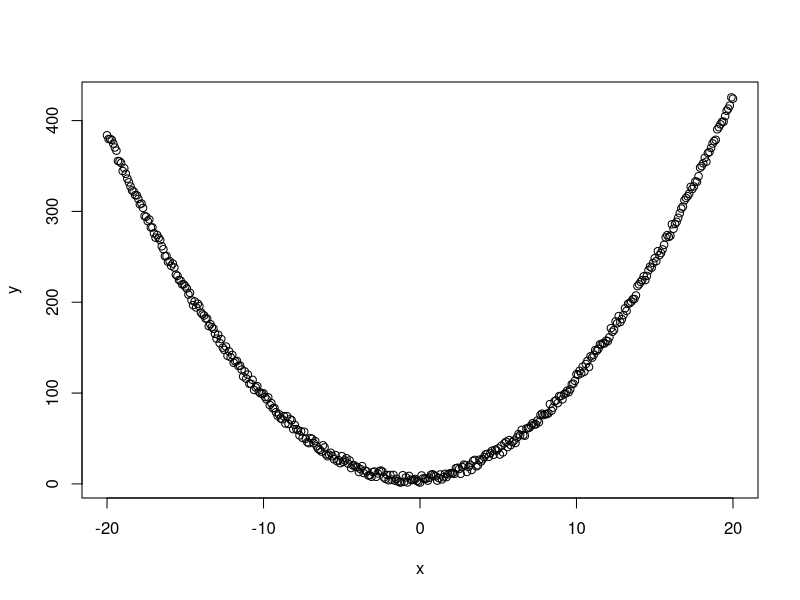

The R source for this figure: (Note: this script raises an error after producing the figure.)
rm(list=ls())
############Function Start#################################################
fit_2D<-function(func, dat, it, op_v){
  
  plot(dat[2,], dat[1,])
  
  
  #The sum of error squared##############################
  MSE_f<-function(func){
    #try(if(class(func)!='function'){stop('argument to MSE_f(f) has to be a function')}
      #  else{
          m<-(sum((func(op_v)-dat[1,])^2))
          return(m)  
       # })
  }
  ######################################################
  
  #Define the proportionality function##################
  l<-function(k){
    if(k==1){
      # l<-(q[2]-q[3])/(length(x))
      l<-1
    }
    else{
      l<-1
    }
    return(l)
  }
  ######################################################
  
  d<-'TRUE'     #bit set to false whenever solution does not converge within the given number of iterations
  
  
  for(k in 1:10){
    if(d=='FALSE'){
      print('solution did not converge')
      break
    }
    q<-vector(mode='numeric', length=4)
    t<-0.02
    va<-0
    q[1]<-MSE_f(func(op_v))
    #l<-1
    #it<-20000
    ####The optimization loop#######################################################
    for(j in 1:length(op_v)){
      if(d=='FALSE'){
        print('solution did not converge')
        break
      }
      for (i in 1:it) {
        if(i==it){
          print('Solution did not converge')
          d<-'FALSE'
          break
        }
        if(i==1) {
          op_v[j]<-op_v[j]+t
          q[2]<-MSE_f(func(op_v))
          op_v[j]<-op_v[j]-2*t
          q[3]<-MSE_f(func(op_v))
          op_v[j]<-op_v[j]+2*t
          if(q[1]>q[2] & q[1]>q[3]){
            if(abs(q[1]-q[3])>abs(q[1]-q[2])){
              va<- -1
            }
            else{va<-1
            }
          }
          else if(q[2]>q[1] & q[3]<q[1]){
            va<- -1
          }
          else if(q[2]<q[1] & q[3]>q[1]){
            va<- 1
          }
          else if(q[2]>q[1] & q[3]>q[1]){
            va<-0
          }
          else{
            va<-0
          }
        }
        else{
          if(va==0){
            print('Local minima reached')
            yres<-func(op_v)
            if(j==length(op_v) & k==5){
              lines(x,yres, col='red')
            }
            break
          }
          else if(va==1){
            q[2]<-MSE_f(func(op_v))
            op_v[j]<-op_v[j]+l(k)*t
            q[3]<-MSE_f(func(op_v))
            if(q[3]>q[2]){
              va<-0
              print('Local minima reached')
              yres<-func(op_v)
              if(j==length(op_v) & k==5){
                lines(x,yres, col='red')
              }
              break
            }
            else{
              next
            }
          }
          else{
            q[2]<-MSE_f(func(op_v))
            op_v[j]<-op_v[j]-l(k)*t
            q[3]<-MSE_f(func(op_v))
            if(q[3]>q[2]){
              va<-0
              print('Local minima reached')
              yres<-func(op_v)
              if(j==length(op_v) & k==5){
                lines(x,yres, col='red')
              }
              break
            }
            else{
              next
            }
          }  
        }
        
      }
    }
  }

  #####################################code_end#########################
  return(op_v)
}
##########Function end##################################################



#########start testing##################################################

###########generate random dataset######################################
rm(list = ls())
x<-seq(-20,20, by=0.1)
y<-x^2+x+1+10*runif(length(x))
plot(x,y)
dat<-matrix( c(y,x), nrow = 2, ncol = length(x), byrow = 'TRUE')
#v<-vector(mode='numeric',length = 3)
func<-function(v){
  y<-v[1]*x*x+v[2]*x+v[3]
  return(y)
}
i<-20000
lines(x, f(c(1,1,3)), col='red')
op_v<-c(1,2,3)
fit_2D(func, dat, i, op_v)
class(func)
fit_2D(func(v), dat, i, v)
